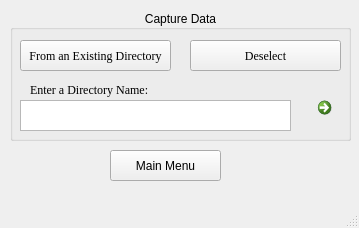
<?xml version="1.0" encoding="UTF-8"?>
<ui version="4.0">
 <class>MainWindow</class>
 <widget class="QMainWindow" name="MainWindow">
  <property name="geometry">
   <rect>
    <x>0</x>
    <y>0</y>
    <width>359</width>
    <height>228</height>
   </rect>
  </property>
  <property name="sizePolicy">
   <sizepolicy hsizetype="Preferred" vsizetype="Maximum">
    <horstretch>0</horstretch>
    <verstretch>0</verstretch>
   </sizepolicy>
  </property>
  <property name="windowTitle">
   <string>MainWindow</string>
  </property>
  <widget class="QWidget" name="centralwidget">
   <widget class="QGroupBox" name="CaptureDataForm">
    <property name="geometry">
     <rect>
      <x>10</x>
      <y>10</y>
      <width>341</width>
      <height>131</height>
     </rect>
    </property>
    <property name="sizePolicy">
     <sizepolicy hsizetype="Preferred" vsizetype="Maximum">
      <horstretch>0</horstretch>
      <verstretch>0</verstretch>
     </sizepolicy>
    </property>
    <property name="title">
     <string>Capture Data</string>
    </property>
    <property name="alignment">
     <set>Qt::AlignCenter</set>
    </property>
    <widget class="QPushButton" name="FromanexistingDirectory">
     <property name="geometry">
      <rect>
       <x>10</x>
       <y>30</y>
       <width>151</width>
       <height>31</height>
      </rect>
     </property>
     <property name="sizePolicy">
      <sizepolicy hsizetype="Preferred" vsizetype="Maximum">
       <horstretch>0</horstretch>
       <verstretch>0</verstretch>
      </sizepolicy>
     </property>
     <property name="font">
      <font>
       <family>Times New Roman</family>
       <pointsize>9</pointsize>
      </font>
     </property>
     <property name="text">
      <string>From an Existing Directory</string>
     </property>
    </widget>
    <widget class="QPlainTextEdit" name="plainTextEdit">
     <property name="geometry">
      <rect>
       <x>10</x>
       <y>90</y>
       <width>271</width>
       <height>31</height>
      </rect>
     </property>
     <property name="font">
      <font>
       <family>Times New Roman</family>
       <pointsize>9</pointsize>
      </font>
     </property>
     <property name="styleSheet">
      <string notr="true">border-top-color: rgb(85, 0, 0);
border-right-color: rgb(85, 0, 0);
border-bottom-color: rgb(85, 0, 0);
border-left-color: rgb(85, 0, 0);</string>
     </property>
     <property name="plainText">
      <string/>
     </property>
    </widget>
    <widget class="QLabel" name="label_2">
     <property name="geometry">
      <rect>
       <x>20</x>
       <y>70</y>
       <width>161</width>
       <height>20</height>
      </rect>
     </property>
     <property name="font">
      <font>
       <family>Times New Roman</family>
       <pointsize>9</pointsize>
      </font>
     </property>
     <property name="text">
      <string>Enter a Directory Name:</string>
     </property>
    </widget>
    <widget class="QPushButton" name="Deselect_2">
     <property name="geometry">
      <rect>
       <x>180</x>
       <y>30</y>
       <width>151</width>
       <height>31</height>
      </rect>
     </property>
     <property name="font">
      <font>
       <family>Times New Roman</family>
       <pointsize>9</pointsize>
      </font>
     </property>
     <property name="text">
      <string>Deselect</string>
     </property>
    </widget>
    <widget class="QCommandLinkButton" name="commandLinkButton">
     <property name="geometry">
      <rect>
       <x>300</x>
       <y>80</y>
       <width>41</width>
       <height>41</height>
      </rect>
     </property>
     <property name="text">
      <string/>
     </property>
    </widget>
    <zorder>plainTextEdit</zorder>
    <zorder>FromanexistingDirectory</zorder>
    <zorder>label_2</zorder>
    <zorder>Deselect_2</zorder>
    <zorder>commandLinkButton</zorder>
   </widget>
   <widget class="QPushButton" name="backtomainmenu">
    <property name="geometry">
     <rect>
      <x>110</x>
      <y>150</y>
      <width>111</width>
      <height>31</height>
     </rect>
    </property>
    <property name="sizePolicy">
     <sizepolicy hsizetype="Preferred" vsizetype="Fixed">
      <horstretch>0</horstretch>
      <verstretch>0</verstretch>
     </sizepolicy>
    </property>
    <property name="text">
     <string>Main Menu</string>
    </property>
   </widget>
  </widget>
  <widget class="QMenuBar" name="menubar">
   <property name="geometry">
    <rect>
     <x>0</x>
     <y>0</y>
     <width>359</width>
     <height>21</height>
    </rect>
   </property>
  </widget>
  <widget class="QStatusBar" name="statusbar"/>
 </widget>
 <resources/>
 <connections/>
</ui>
